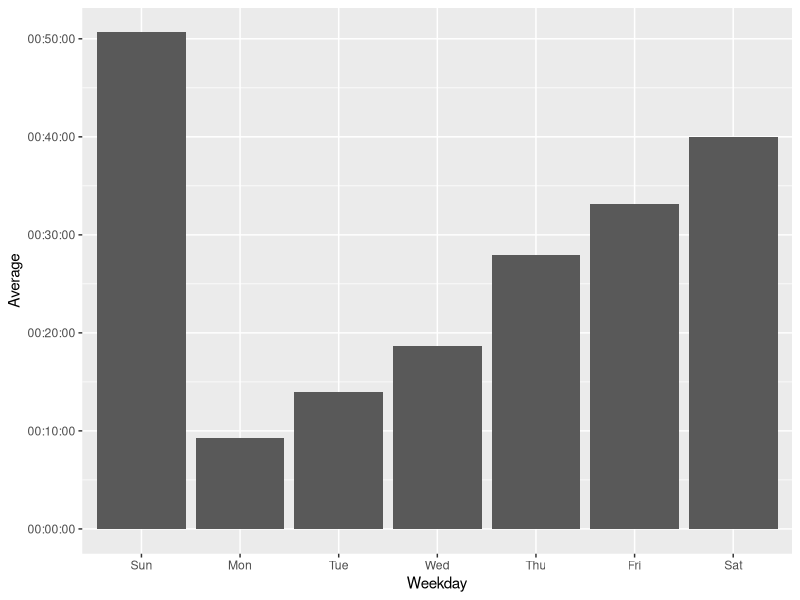
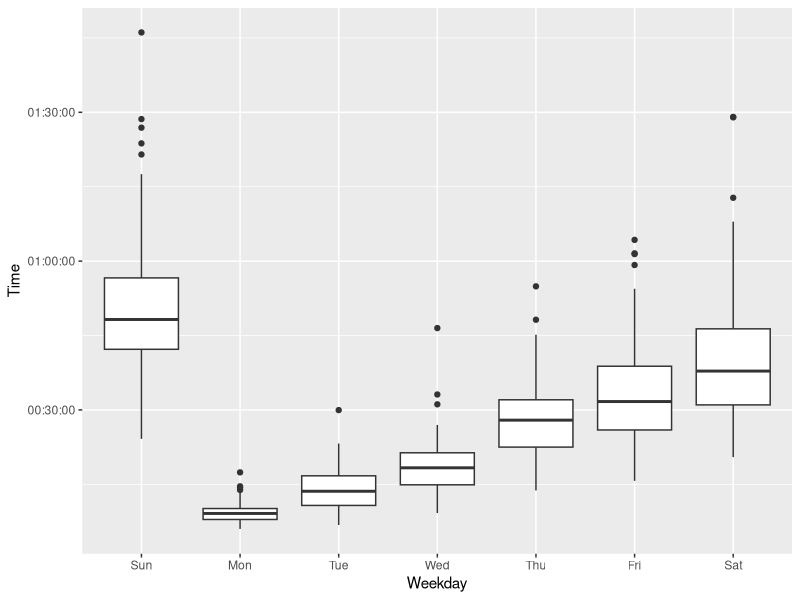
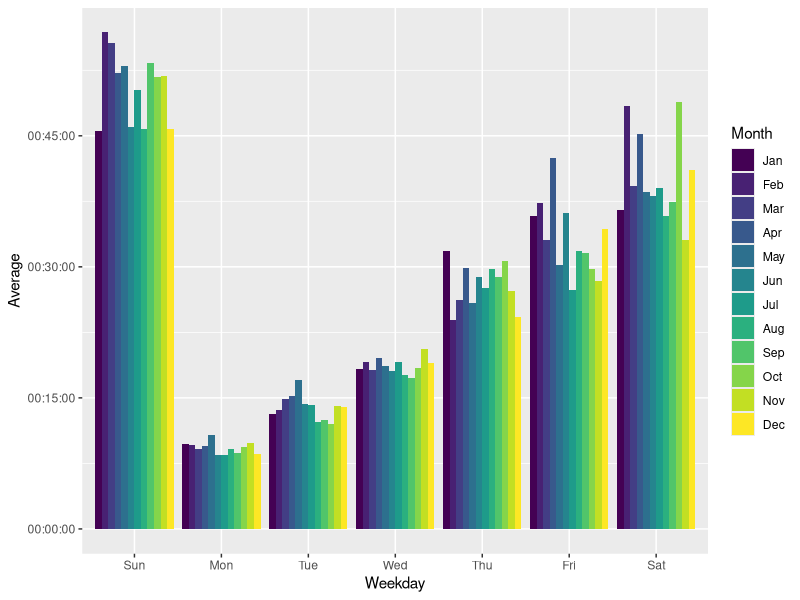
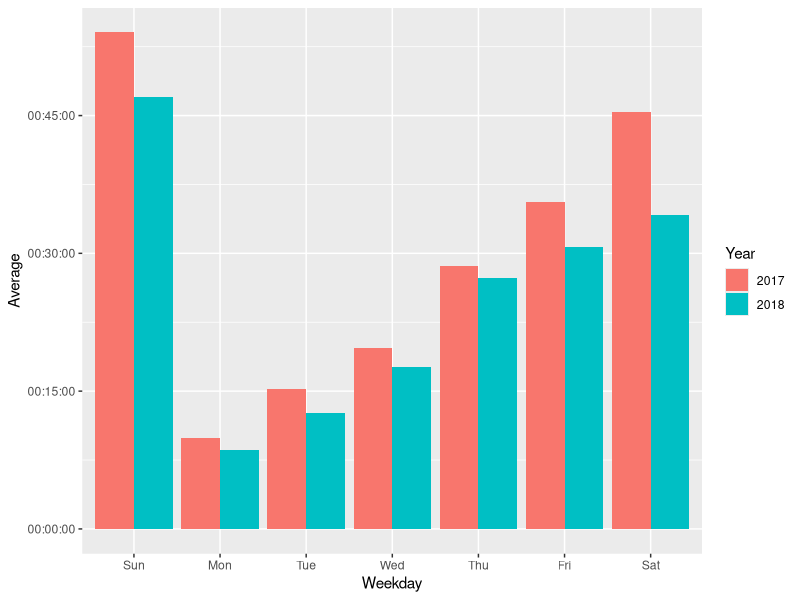
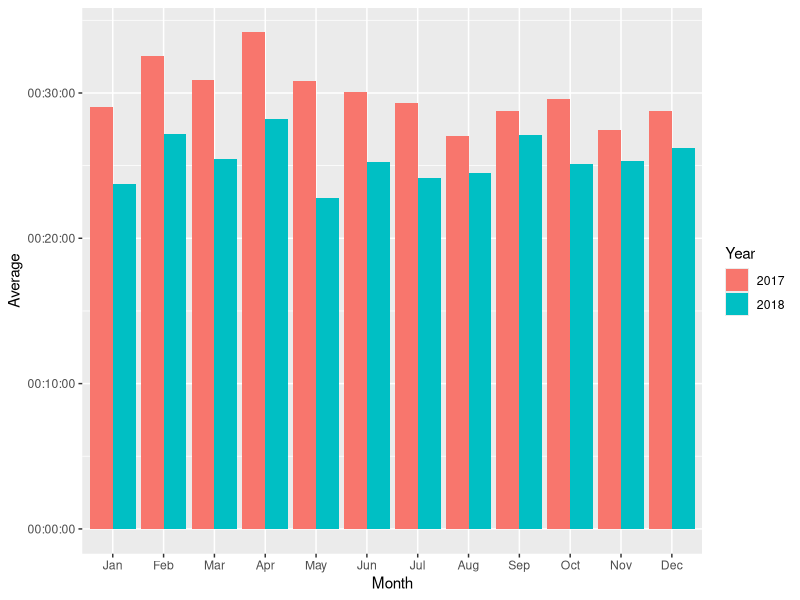
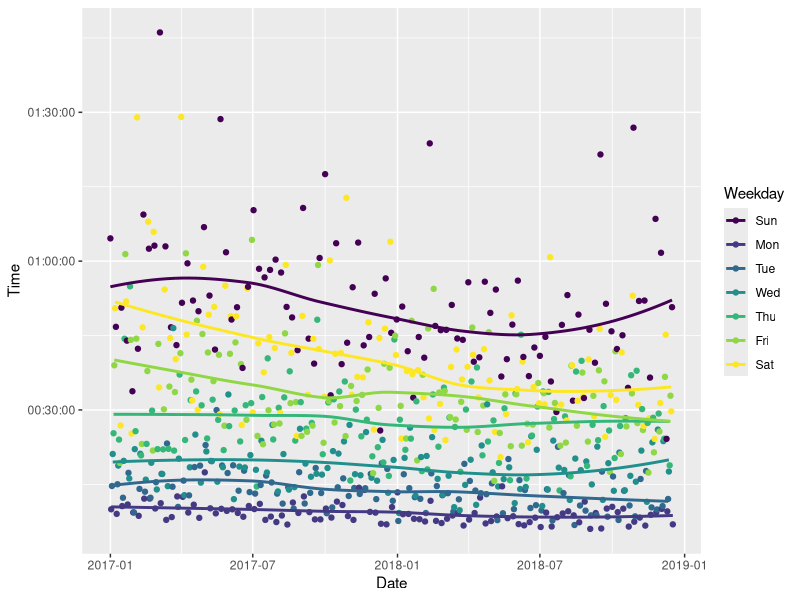

Write the R code that produced these figures, in order.
## ---- chunk 1
knitr::opts_chunk$set(echo = TRUE)
## ---- chunk 2
library(lubridate)
library(tidyverse)
## ---- chunk 3
times_for_2017 <- read_csv(file = "2017.csv")
times_for_2018 <- read_csv(file = "2018.csv")

completion_times <- rbind(times_for_2017, times_for_2018) %>%
  mutate(
    Weekday = wday(Date, label = TRUE),
    Month = month(Date, label = TRUE),
    Year = year(Date)
  )
## ---- chunk 4
completion_times %>%
  select(Date, Weekday, Time) %>%
  tail(n = 7)
## ---- chunk 5
times_by_day <- completion_times %>%
  group_by(Weekday) %>%
  summarise(
    Average = hms::as.hms(round(mean(Time))),
    Fastest = min(Time),
    Slowest = max(Time)
  )

times_by_day
## ---- chunk 6
ggplot(times_by_day) +
  geom_bar(
    mapping = aes(x = Weekday, y = Average),
    stat = "identity"
  )
## ---- chunk 7
ggplot(completion_times) +
  geom_boxplot(
    mapping = aes(x = Weekday, y = Time)
  )
## ---- chunk 8
times_by_month <- completion_times %>%
  group_by(Month, Weekday) %>%
  summarise(
    Average = hms::as.hms(round(mean(Time)))
  )

ggplot(times_by_month) +
  geom_bar(
    mapping = aes(x = Weekday, y = Average, fill = Month),
    position = "dodge",
    stat = "identity"
  )
## ---- chunk 9
times_by_weekday_year <- completion_times %>%
  group_by(Weekday, Year) %>%
  summarise(Average = hms::as.hms(round(mean(Time))))

times_by_weekday_year$Year <- factor(times_by_weekday_year$Year)

ggplot(times_by_weekday_year) +
  geom_bar(
    mapping = aes(x = Weekday, y = Average, fill = Year),
    position = "dodge",
    stat = "identity"
  )
## ---- chunk 10
times_by_month_year <- completion_times %>%
  group_by(Month, Year) %>%
  summarise(Average = hms::as.hms(round(mean(Time))))

times_by_month_year$Year <- factor(times_by_month_year$Year)

ggplot(times_by_month_year) +
  geom_bar(
    mapping = aes(x = Month, y = Average, fill = Year),
    position = "dodge",
    stat = "identity"
  )
## ---- chunk 11
ggplot(completion_times, mapping = aes(x = Date, y = Time, color = Weekday)) +
  geom_point() +
  geom_smooth(se = FALSE)
